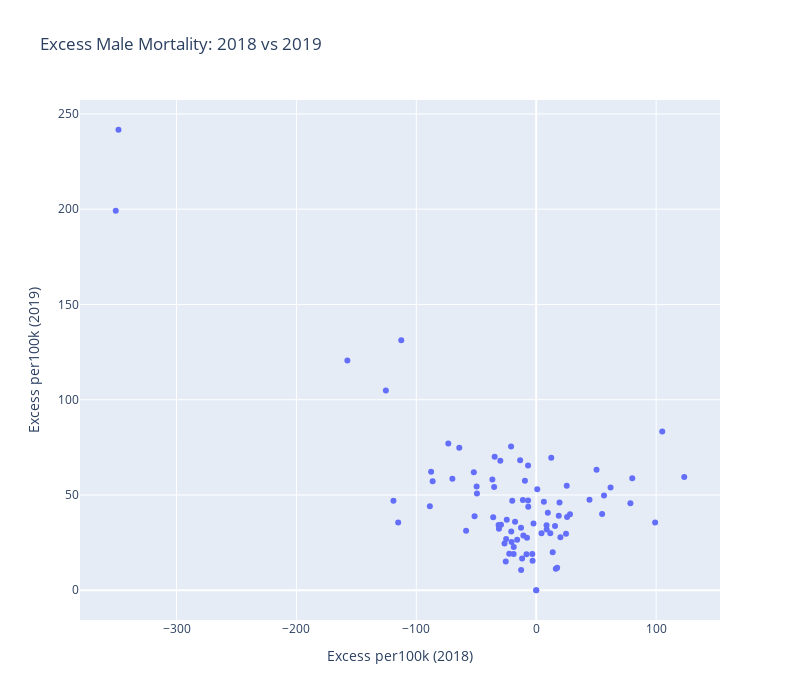

Notebook source saved alongside this figure:
### Markdown cell above
## Excessive Male Mortality 2018 vs 2019

### Code cell
fig = px.scatter(
    df_merged,
    x='Excess per100k (2018)',
    y='Excess per100k (2019)',
    hover_name='Region',
    title="Excess Male Mortality: 2018 vs 2019",
    labels={"Excess 2018": "Excess in 2018", "Excess 2019": "Excess in 2019"},
    width=800, height=700
)



fig.show()

### Figure 1 — Plotly figure (JSON) as saved in the notebook; plotly's stock layout.template omitted (floating-point values rounded to 4 significant figures)
{"data": [{"hovertemplate": "<b>%{hovertext}</b><br><br>Excess per100k (2018)=%{x}<br>Excess per100k (2019)=%{y}<extra></extra>", "hovertext": ["Алтайский край", "Амурская область", "Архангельская область без АО", "Астраханская область", "Белгородская область", "Брянская область", "Владимирская область", "Волгоградская область", "Вологодская область", "Воронежская область", "Еврейская АО", "Забайкальский край", "Ивановская область", "Иркутская область", "Кабардино-Балкария", "Калининградская область", "Калужская область", "Камчатский край", "Карачаево-Черкесия", "Кемеровская область", "Кировская область", "Костромская область", "Краснодарский край", "Красноярский край", "Курганская область", "Курская область", "Ленинградская область", "Липецкая область", "Магаданская область", "Москва", "Московская область", "Мурманская область", "Ненецкий АО", "Нижегородская область", "Новгородская область", "Новосибирская область", "Омская область", "Оренбургская область", "Орловская область", "Пензенская область", "Пермский край", "Приморский край", "Псковская область", "Республика Адыгея", "Республика Алтай", "Республика Башкортостан", "Республика Бурятия", "Республика Дагестан", "Республика Ингушетия", "Республика Калмыкия", "Республика Карелия", "Республика Коми", "Республика Крым", "Республика Марий Эл", "Республика Мордовия", "Республика Татарстан", "Республика Тыва", "Республика Хакасия", "Ростовская область", "Рязанская область", "Самарская область", "Санкт-Петербург", "Саратовская область", "Сахалинская область", "Свердловская область", "Севастополь", "Северная Осетия", "Смоленская область", "Ставропольский край", "Тамбовская область", "Тверская область", "Томская область", "Тульская область", "Тюменская область без АО", "Удмуртская Республика", "Ульяновская область", "Хабаровский край", "Ханты-Мансийский АО", "Челябинская область", "Чеченская Республика", "Чувашская Республика", "Чукотский АО", "Якутия", "Ямало-Hенецкий АО", "Ярославская область"], "legendgroup": "", "marker": {"color": "#636efa", "symbol": "circle"}, "mode": "markers", "name": "", "orientation": "v", "showlegend": false, "type": "scatter", "x": [8.599, -119.1, -52.04, -115.1, -24.6, 78.53, -2.299, -15.92, -35.88, -3.293, -112.6, 54.93, 28.15, 11.7, 4.401, -31.4, -13.43, 12.52, -6.826, 15.66, -17.67, -86.39, -11.79, -11.14, -6.801, -49.71, -26.45, -20.0, -157.5, 16.33, 17.45, 123.4, -350.7, -7.717, 50.3, -20.57, -20.84, -12.69, -29.94, -88.71, 24.83, -58.5, -9.431, -73.33, 105.1, -31.12, -49.47, -3.053, -36.57, -125.4, -20.98, 0.8597, 0, 61.99, -69.92, 13.73, 80.09, -64.19, -8.116, 25.73, -22.5, -12.6, 8.71, -87.68, -18.75, 0, 56.53, 99.17, -25.42, -6.673, 6.353, -29.38, 20.17, 19.41, 18.78, -34.67, -51.42, -10.72, -25.09, -18.85, 25.44, -348.4, 9.666, 44.41, -35.13], "xaxis": "x", "y": [34.14, 46.99, 61.9, 35.53, 37.04, 45.65, 35.01, 26.53, 38.31, 18.98, 131.2, 39.98, 39.9, 29.87, 29.96, 34.23, 68.17, 69.56, 47.11, 33.69, 35.98, 57.16, 16.73, 47.36, 65.41, 54.39, 24.59, 46.95, 120.6, 11.29, 11.87, 59.46, 199.2, 27.61, 63.21, 25.26, 30.8, 32.8, 67.92, 44.1, 29.68, 31.19, 57.42, 76.99, 83.25, 32.24, 50.82, 15.53, 58.08, 104.8, 75.5, 52.94, 0, 53.93, 58.49, 19.98, 58.72, 74.82, 18.95, 38.39, 19.12, 10.61, 31.87, 62.12, 22.7, 0, 49.68, 35.6, 15.03, 43.84, 46.5, 34.34, 27.82, 45.99, 39.07, 70.05, 38.89, 28.68, 26.96, 19.04, 54.79, 241.7, 40.64, 47.45, 54.13], "yaxis": "y"}], "layout": {"height": 700, "legend": {"tracegroupgap": 0}, "title": {"text": "Excess Male Mortality: 2018 vs 2019"}, "width": 800, "xaxis": {"anchor": "y", "domain": [0, 1], "title": {"text": "Excess per100k (2018)"}}, "yaxis": {"anchor": "x", "domain": [0, 1], "title": {"text": "Excess per100k (2019)"}}}}
